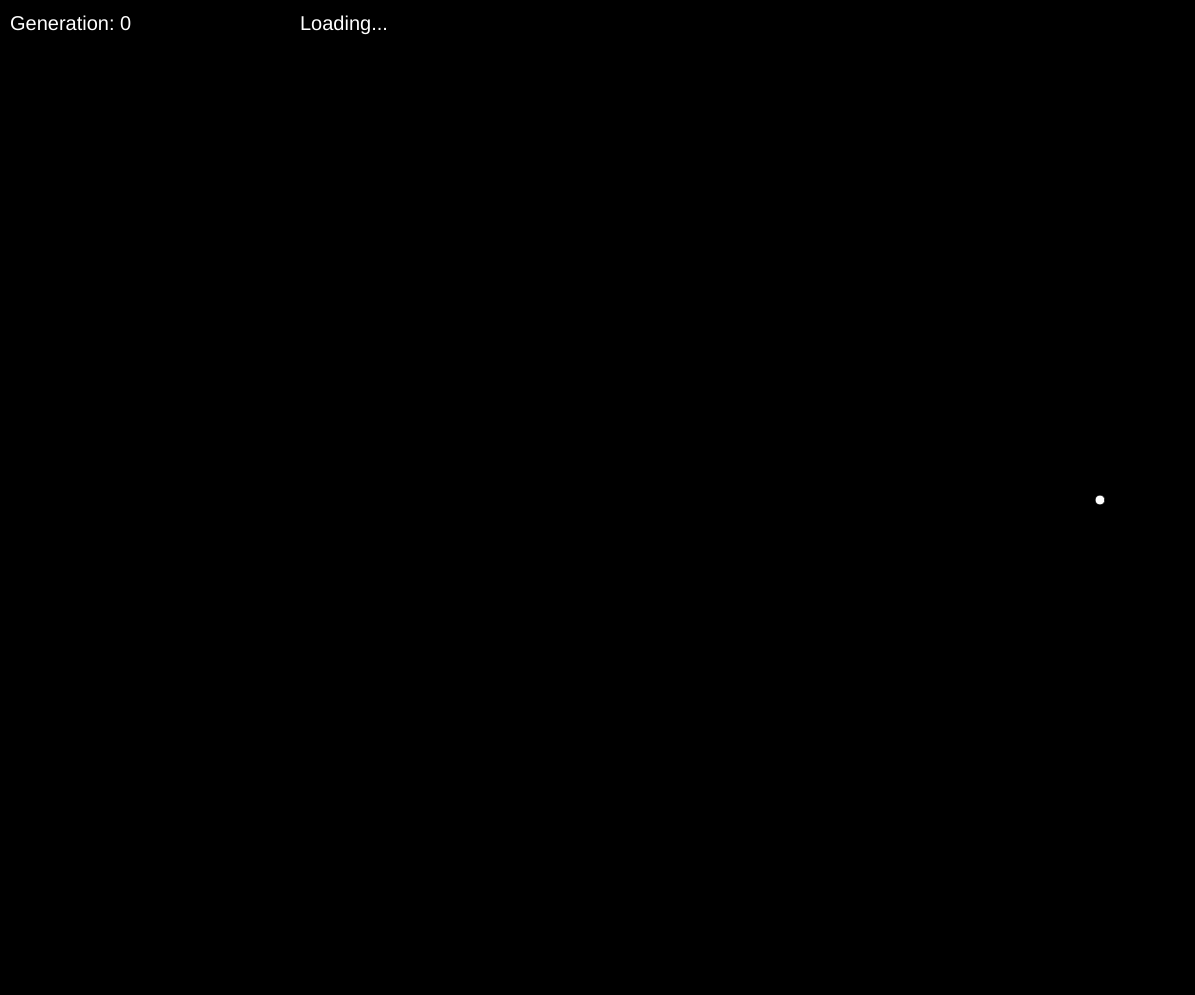
Frame 1 (no input)
Frame 60 (no input): identical to frame 1, image omitted
Frame 120 (the mouse pressed at the canvas centre since frame 60): identical to frame 1, image omitted

The p5.js sketch that drew this single still picture (run headless with seeded random() and noise() and a simulated clock; from frame 60 on, the mouse is pressed at the canvas centre):

// p5.js sketch
// ── sketch.js
var rockets = [];
var color = 0;
var time;
var goal;
var origin;
var bestRocket;
var numMoves = 1000;
var num = 100;
var genNum = 0;
function setup() {
  // put setup code here
  //frameRate(30);
  createCanvas(windowWidth -5 , windowHeight -5);
 
  goal = createVector(windowWidth-100,windowHeight/2);
  time = 0;
  origin = createVector(50,windowHeight/2);

}

function draw() {
  background('black');
  textSize(20);
  fill(255);
  text("Generation: "+ genNum,10,30);
  if(genNum==0)
  {
    text("Loading...",300,30);
  }

  
  if(time < numMoves){
    for (var i = rockets.length - 1; i >= 0; i--) {
    rockets[i].update();
    rockets[i].display();
    //console.log(rockets[i].fitness);
    }
    time++;
  }
  else
  {
    newGen(); 
    genNum++;
  }
  

 
  //rect(200,windowHeight/2-100,10,200);

  ellipse(goal.x,goal.y,10,10);


  

}



function newGen()
{
  time = 0;
  var bestFit = -Infinity;
  for (var i = rockets.length - 1; i >= 0; i--) {
    var fit = rockets[i].getFitness();
    
    if(fit>bestFit)
    {
      bestFit = fit;
      bestRocket = rockets[i];
    }
  }
  for (var i = rockets.length - 1; i >= 0; i--) {
    rockets[i].fitness = rockets[i].getFitness/bestFit;
  }
  rockets = [];

  var pool = []
  for (var i = rockets.length - 1; i >= 0; i--) {
    var n = rockets[i].getFitness;
    for (var j = n; j >= 0; j--) {
      pool.push(rockets[i]);
    }
  }

  var newRockets = [];
  for (var i = num; i >= 0; i--) {
    newRockets.push(mate(random(pool),random(pool)));
  }




   for (var i = num; i >= 0; i--) {
    rockets.push(new Rocket());
  }
  if(bestRocket != null)
  {
    for (var i = rockets.length - 10; i >= 0; i--) {
      rockets[i].moves = mutation(bestRocket.moves);
    }
    rockets[0].moves = bestRocket.moves;
    rockets[0].color = "red";
  
  }
  

}
function mate(rocketA,rocketB)
{
  var babyMoves = [];
  var index = random(rocketA.moves.length);
  for (var i = rocketA.moves.length-1; i >= 0; i--) {
    if(i<index)
    {
      babyMoves.push(rocketA.moves[i]);
    }
    else
    {
      babyMoves.push(rocketB.moves[i]);
    }  
  }

  var baby = new Rocket();
  baby.moves = babyMoves;
  return baby;

}


function mutation(moves)
{

  
  var temp = [];
  for (var i = 0; i <moves.length; i++) {
    temp.push(moves[i]);
    
  }


  for (var i = moves.length-1-moves.length/floor(random(0,10)); i >= 0; i-=floor(random(0,10))) {
    temp[i] = createVector(random(-5,5),random(-5,5));
  }

  return temp;
}







function Rocket()
{
	this.pos = createVector(origin.x,origin.y);
  this.moves = [];
  this.fitness = -Infinity;
  this.index = 0;
  this.color = "white";
  for (var i = numMoves; i >= 0; i--) {
    this.moves.push(createVector(random(-5,5),random(-5,5)));
  }

  
	this.update = function() {
      this.pos.add(this.vel);
     

      if(this.index < this.moves.length)
      {
        this.vel = this.moves[this.index];
        this.index++;
      }

      /*if(this.pos.x<205 && this.pos.x>195 && this.pos.y>(windowHeight/2-100) && this.pos.y<windowHeight/2+100)
      {
        this.pos = createVector(-10000000,-10000000);
        //console.log("danger");
        this.fitness = - Infinity;
      } */

      
      
     
  };

  this.getFitness = function()
  {
     var dist = sqrt(pow((this.pos.x-goal.x),2)+pow((this.pos.y-goal.y),2));
      this.fitness = 1000000/(pow(dist,2));
      return this.fitness;
      
  };

 

  this.display = function() {
    push();
    fill(this.color);
    translate(this.pos.x,this.pos.y);
    rotate(this.vel.heading())
  	
    beginShape();
    vertex(10, 0);
    vertex(-10, -5);
    vertex(-10, 5);
    endShape(CLOSE);

    pop();
  };


}
